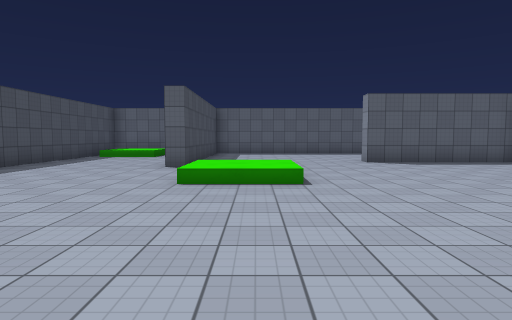
View 1 (above)

16 first-person views from a walk through a 3-D level made in the Unity game engine. The camera is 1.5 m above the floor, tilts 4° down and sees 75° across. The floor is counted in squares, 2 m on a side. Each view is taken from the middle of a square. On the plan, view 1 faces up. The plan holds only what a view shows up to about 11 squares ahead; the rest is blank. The place goes on beyond the plan. The player character is not drawn. Door leaves are left out, so doorways stand open. Surface patterns are stand-ins for the level's own textures.

View 2
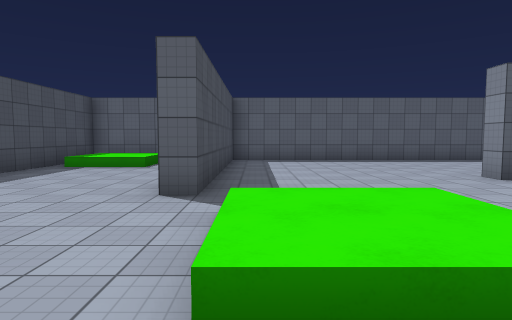

View 3
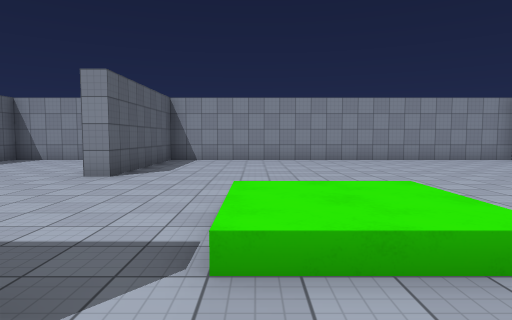

View 4
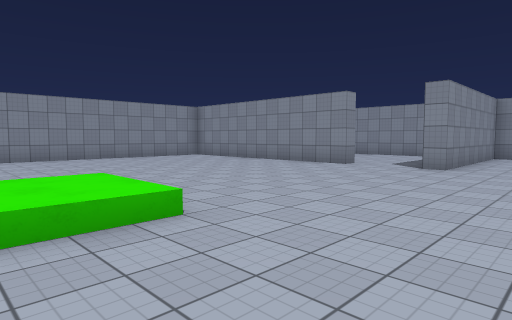

View 5
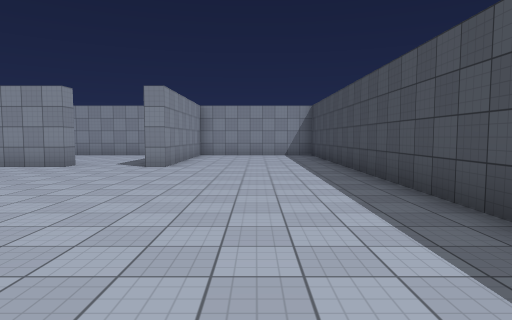

View 6
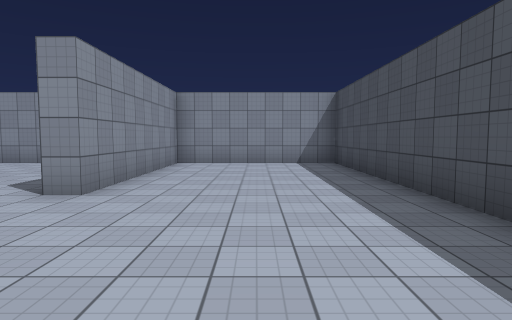

View 7
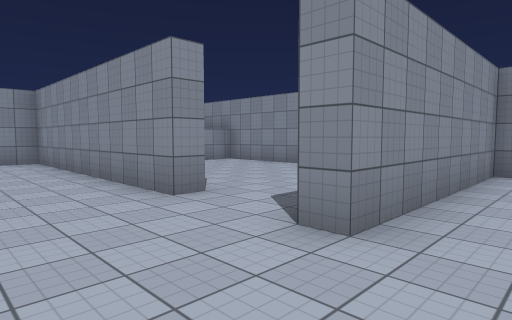

View 8
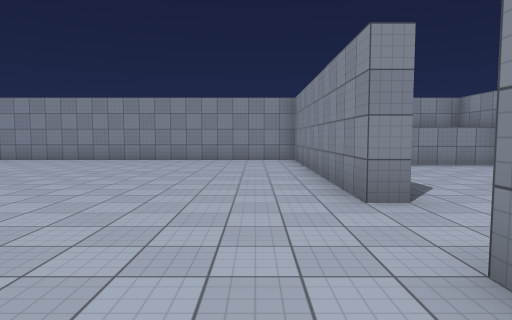

View 9
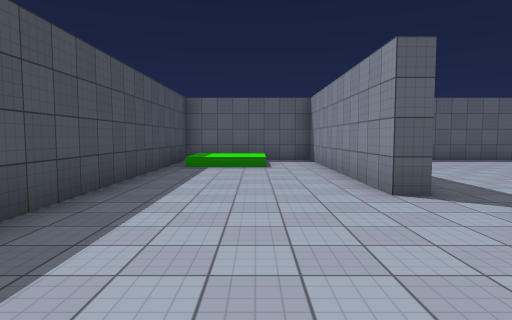

View 10
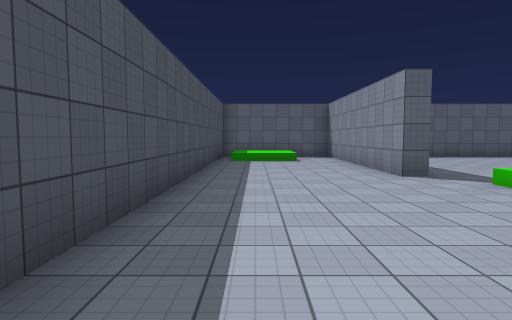

View 11
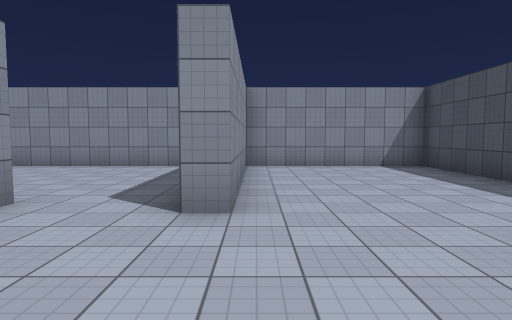

View 12
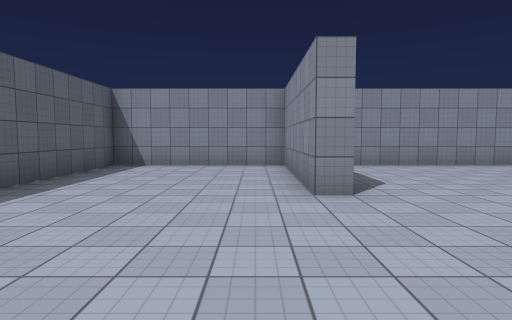

View 13
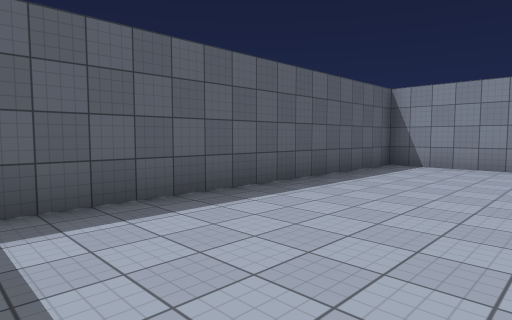

View 14
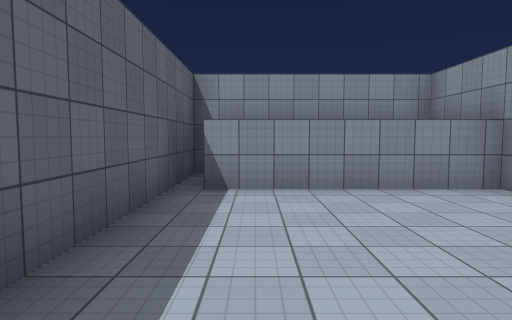

View 15
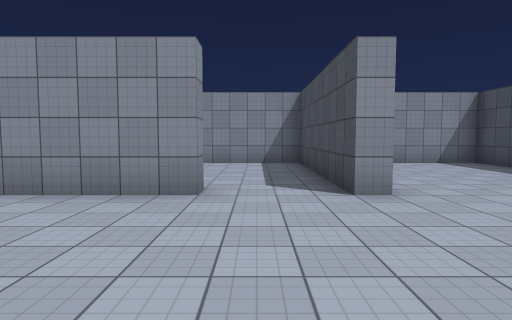

View 16
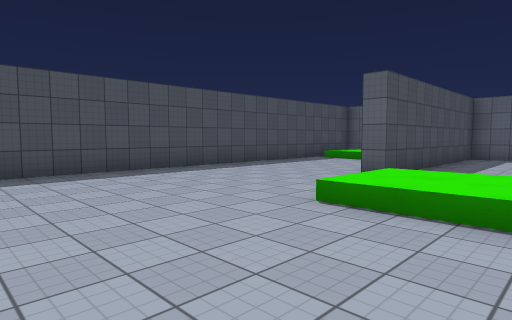

### Floor plan
Key: @ floor where view 1 was taken; # wall or solid block; . main floor; : floor 0.5 m higher than the main floor; / step, stairs or slope; D open door.
Columns run from 7 left of view 1 to 8 right of it. Each row starts with its distance up from view 1.
 15 ################
 14 #.::.#.........#
 13 #.::.#.........#
 12 #....#.........#
 11 #....#.........#
 10 #....#.....#####
  9 #....#.........#
  8 #..............#
  7 #...../:/......#
  6 #...../:/......#
  5 #..............#
  4 #..............#
  3 #..............#
  2 #..............#
  1 #..............#
  0 #......@.......#
 -1 #.....DD.......#
 -2 #.....DD########
 -3 #.....#......#
 -4 #.....#......#
 -5 #.....#......#
 -6 #.....#......#
 -7 ##############

Positions as (right, up) in squares from view 1, and headings:
1: (0, 0), facing up
2: (-1, 4), facing up
3: (-3, 7), facing right
4: (-4, 7), facing down-right
5: (-4, 7), facing down
6: (-4, 3), facing down
7: (-3, 1), facing down-right
8: (-3, 0), facing right
9: (-4, 4), facing up
10: (-5, 2), facing up
11: (-2, 2), facing down
12: (-1, 11), facing right
13: (-1, 11), facing up-right
14: (1, -3), facing right
15: (0, 3), facing down
16: (1, 2), facing up-left
